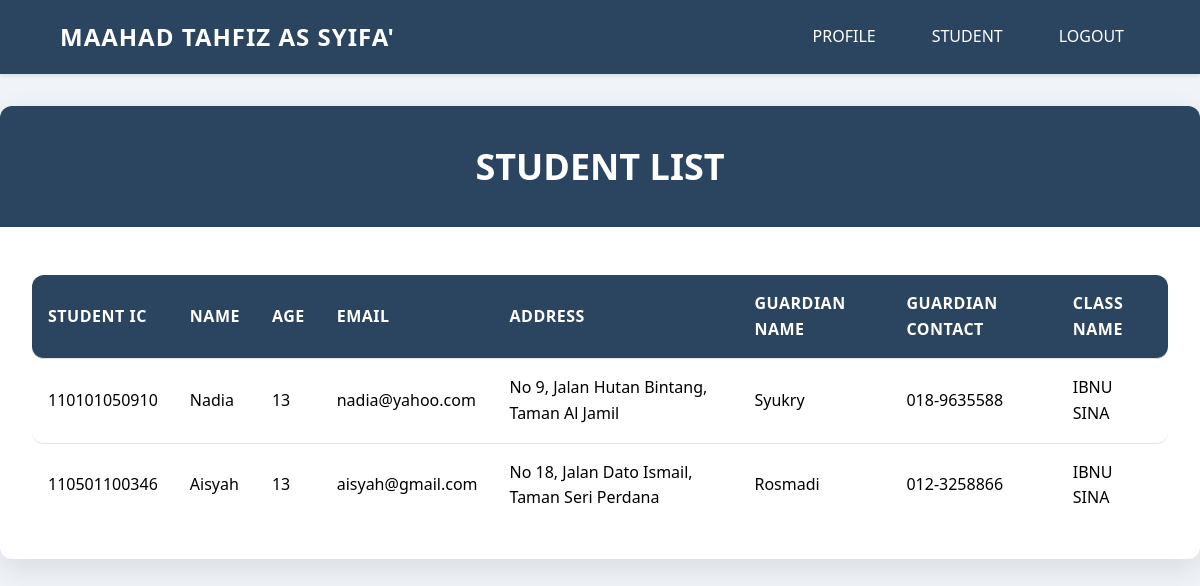
Screenshot of /instructorStuList.php (signed in) with the database file from the repository.
### tables this page shows
CREATE TABLE `student` (
  `studentIC` varchar(14) NOT NULL,
  `studentPass` varchar(255) NOT NULL,
  `studentName` varchar(30) NOT NULL,
  `studentAge` int NOT NULL,
  `studentEmail` varchar(30) NOT NULL,
  `studentAddress` varchar(100) NOT NULL,
  `guardianName` varchar(30) NOT NULL,
  `guardianContact` varchar(12) NOT NULL,
  `status` varchar(2) NOT NULL,
  `classID` varchar(10) NOT NULL
);

CREATE TABLE `class` (
  `classID` varchar(10) NOT NULL,
  `className` varchar(30) NOT NULL,
  `classCount` int NOT NULL,
  `staffID` varchar(10) NOT NULL
);

### instructorStuList.php (the view, shortened to what this page needs)
<?php
include_once "instructorHeader.php";
require_once "db_connection.php";
$instructorID = $_SESSION['userID'];
$studentQuery = "
    SELECT s.studentIC, s.studentName, s.studentAge, s.studentEmail, s.studentAddress, s.guardianName, s.guardianContact, c.className
    FROM student s
    JOIN class c ON s.classID = c.classID
    WHERE s.status LIKE 'A'
    AND c.staffID = ?
";
$stmt = $conn->prepare($studentQuery);
$stmt->bind_param("s", $instructorID);
$stmt->execute();
$result = $stmt->get_result();
$students = [];
while ($row = $result->fetch_assoc()) {
    $students[] = $row;
}
?>
<!DOCTYPE html>
<html lang="en">
<head>
</head>
<body>
    <div class="student-list-container">
        <div class="student-list-header">
            <h2>STUDENT LIST</h2>
        </div>
        <div class="student-list-content">
            <table class="student-table">
                <thead>
                    <tr>
                        <th>Student IC</th>
                        <th>Name</th>
                        <th>Age</th>
                        <th>Email</th>
                        <th>Address</th>
                        <th>Guardian Name</th>
                        <th>Guardian Contact</th>
                        <th>Class Name</th>
                    </tr>
                </thead>
                <tbody>
                    <?php foreach ($students as $student): ?>
                        <tr>
                            <td><?php echo htmlspecialchars($student['studentIC']); ?></td>
                            <td><?php echo htmlspecialchars($student['studentName']); ?></td>
                            <td><?php echo htmlspecialchars($student['studentAge']); ?></td>
                            <td><?php echo htmlspecialchars($student['studentEmail']); ?></td>
                            <td><?php echo htmlspecialchars($student['studentAddress']); ?></td>
                            <td><?php echo htmlspecialchars($student['guardianName']); ?></td>
                            <td><?php echo htmlspecialchars($student['guardianContact']); ?></td>
                            <td><?php echo htmlspecialchars($student['className']); ?></td>
                        </tr>
                    <?php endforeach; ?>
                </tbody>
            </table>
        </div>
    </div>
</body>
</html>

### instructorHeader.php (style rules this page uses)
:root { --primary-color: #2b4560; --secondary-color: #ffffff; --hover-color: #3a5f81; --background-color: #f0f4f8; }
* { margin: 0; padding: 0; box-sizing: border-box; }
body { font-family: 'Segoe UI', Tahoma, Geneva, Verdana, sans-serif; background-color: var(--background-color); line-height: 1.6; }

### instructorStuList.php (style rules this page uses)
:root { --primary-color: #2b4560; --secondary-color: #ffffff; --accent-color: #ff6b6b; --text-color: #333; --border-radius: 12px; --background-color: #f0f4f8; }
body { font-family: 'Segoe UI', Tahoma, Geneva, Verdana, sans-serif; background-color: var(--background-color); margin: 0; padding: 0; line-height: 1.6; }
.student-list-container { max-width: 1200px; margin: 2rem auto; background: var(--secondary-color); border-radius: var(--border-radius); box-shadow: 0 10px 30px rgba(0, 0, 0, 0.1); overflow: hidden; }
.student-list-header { background-color: var(--primary-color); color: var(--secondary-color); padding: 2rem; text-align: center; font-size: 1.5em; }
.student-list-content { padding: 2rem; }
.student-table { width: 100%; border-collapse: separate; border-spacing: 0; margin-top: 1rem; }
.student-table th, .student-table td { padding: 1rem; text-align: left; border-bottom: 1px solid #e0e0e0; }
.student-table th { background-color: var(--primary-color); color: var(--secondary-color); font-weight: 600; text-transform: uppercase; letter-spacing: 0.5px; }
.student-table tr:last-child td { border-bottom: none; }
.student-table th:first-child, .student-table td:first-child { border-top-left-radius: var(--border-radius); border-bottom-left-radius: var(--border-radius); }
.student-table th:last-child, .student-table td:last-child { border-top-right-radius: var(--border-radius); border-bottom-right-radius: var(--border-radius); }

### rows the page displays
student: studentIC "110101050910", studentName "Nadia", studentAge "13", studentEmail "nadia@yahoo.com", studentAddress "No 9, Jalan Hutan Bintang, Taman Al Jamil", guardianName "Syukry", guardianContact "018-9635588", classID.className "IBNU SINA"
student: studentIC "110501100346", studentName "Aisyah", studentAge "13", studentEmail "aisyah@gmail.com", studentAddress "No 18, Jalan Dato Ismail, Taman Seri Perdana", guardianName "Rosmadi", guardianContact "012-3258866", classID.className "IBNU SINA"
